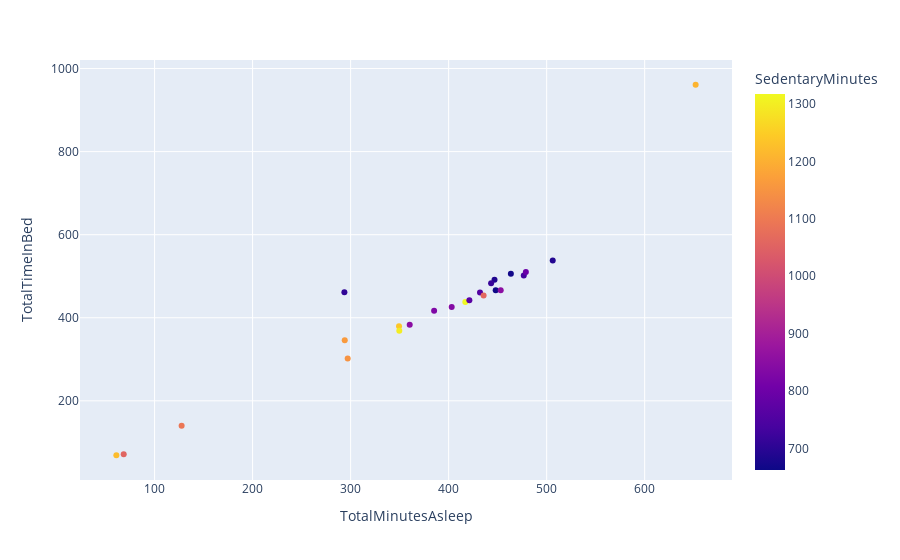

Source (notebook cell):
### Code cell
# Note: Average data
px.scatter(combined_df,x='TotalMinutesAsleep', y='TotalTimeInBed', color='SedentaryMinutes')

### Figure 1 — Plotly figure (JSON) as saved in the notebook; plotly's stock layout.template omitted (floating-point values rounded to 4 significant figures)
{"data": [{"hovertemplate": "TotalMinutesAsleep=%{x}<br>TotalTimeInBed=%{y}<br>SedentaryMinutes=%{marker.color}<extra></extra>", "legendgroup": "", "marker": {"color": [848.2, 1162.0, 1207.0, 1317.0, 689.4, 1220.0, 687.2, 707.5, 1237.0, 735.8, 836.7, 829.9, 1094.0, 766.4, 668.4, 754.4, 796.3, 1299.0, 662.3, 1055.0, 850.5, 1148, 716.1, 1060.0], "coloraxis": "coloraxis", "symbol": "circle"}, "mode": "markers", "name": "", "orientation": "v", "showlegend": false, "type": "scatter", "x": [360.3, 294, 652, 417, 506.2, 61, 446.8, 293.6, 349.4, 476.7, 403.1, 385.2, 127.6, 421.1, 463.5, 432, 478.8, 349.7, 448, 68.5, 453.1, 297, 443.3, 435.7], "xaxis": "x", "y": [383.2, 346, 961, 437.8, 537.6, 69, 491.3, 461.1, 379.8, 502.0, 426.2, 416.8, 140, 442.0, 505.9, 460.6, 510.2, 369, 466.1, 71.5, 466.4, 301.7, 483.3, 453.8], "yaxis": "y"}], "layout": {"coloraxis": {"colorbar": {"title": {"text": "SedentaryMinutes"}}, "colorscale": [[0, "#0d0887"], [0.1111, "#46039f"], [0.2222, "#7201a8"], [0.3333, "#9c179e"], [0.4444, "#bd3786"], [0.5556, "#d8576b"], [0.6667, "#ed7953"], [0.7778, "#fb9f3a"], [0.8889, "#fdca26"], [1, "#f0f921"]]}, "legend": {"tracegroupgap": 0}, "margin": {"t": 60}, "xaxis": {"anchor": "y", "domain": [0, 1], "title": {"text": "TotalMinutesAsleep"}}, "yaxis": {"anchor": "x", "domain": [0, 1], "title": {"text": "TotalTimeInBed"}}}}
